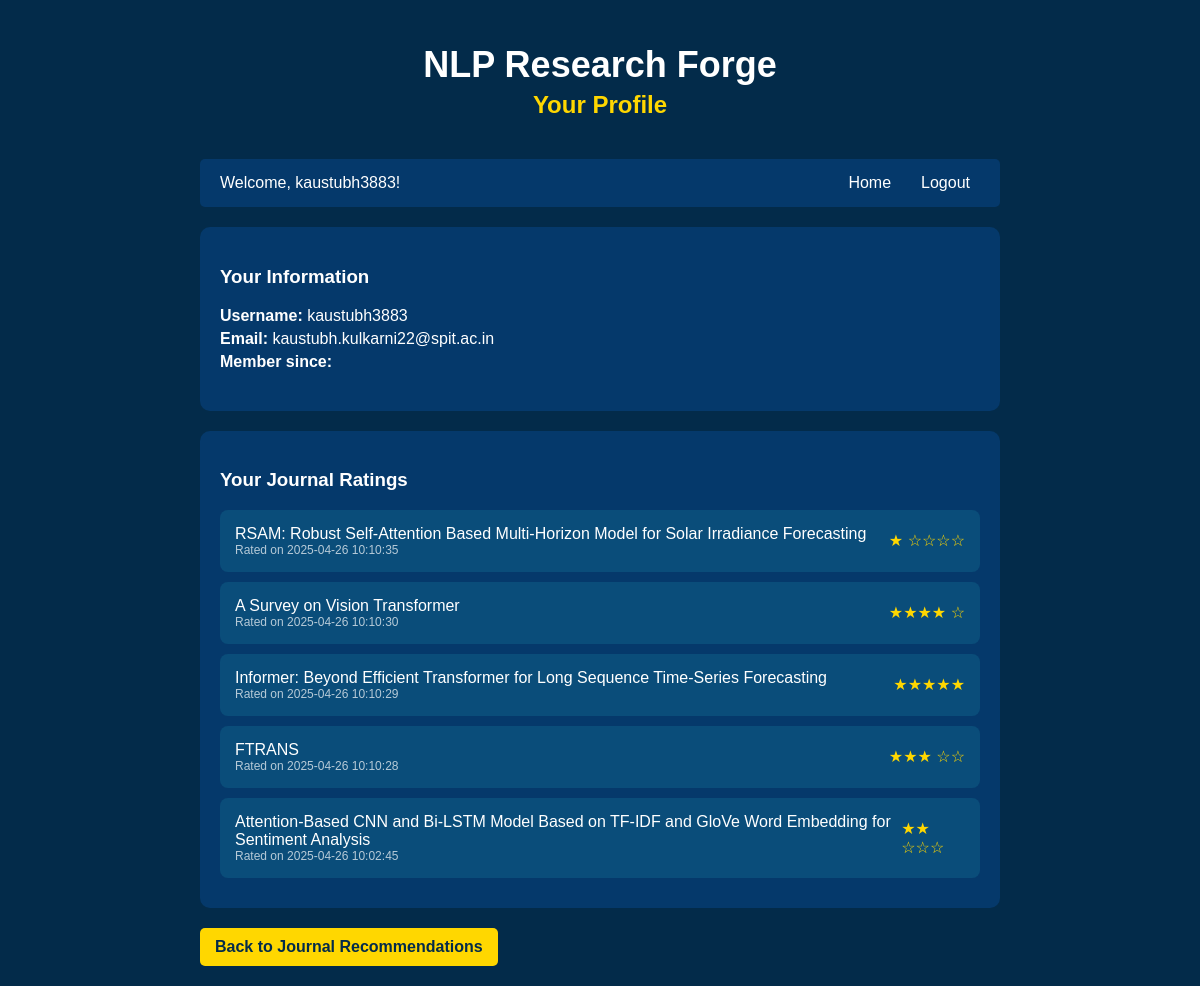
The app's page /profile (signed in), older data.
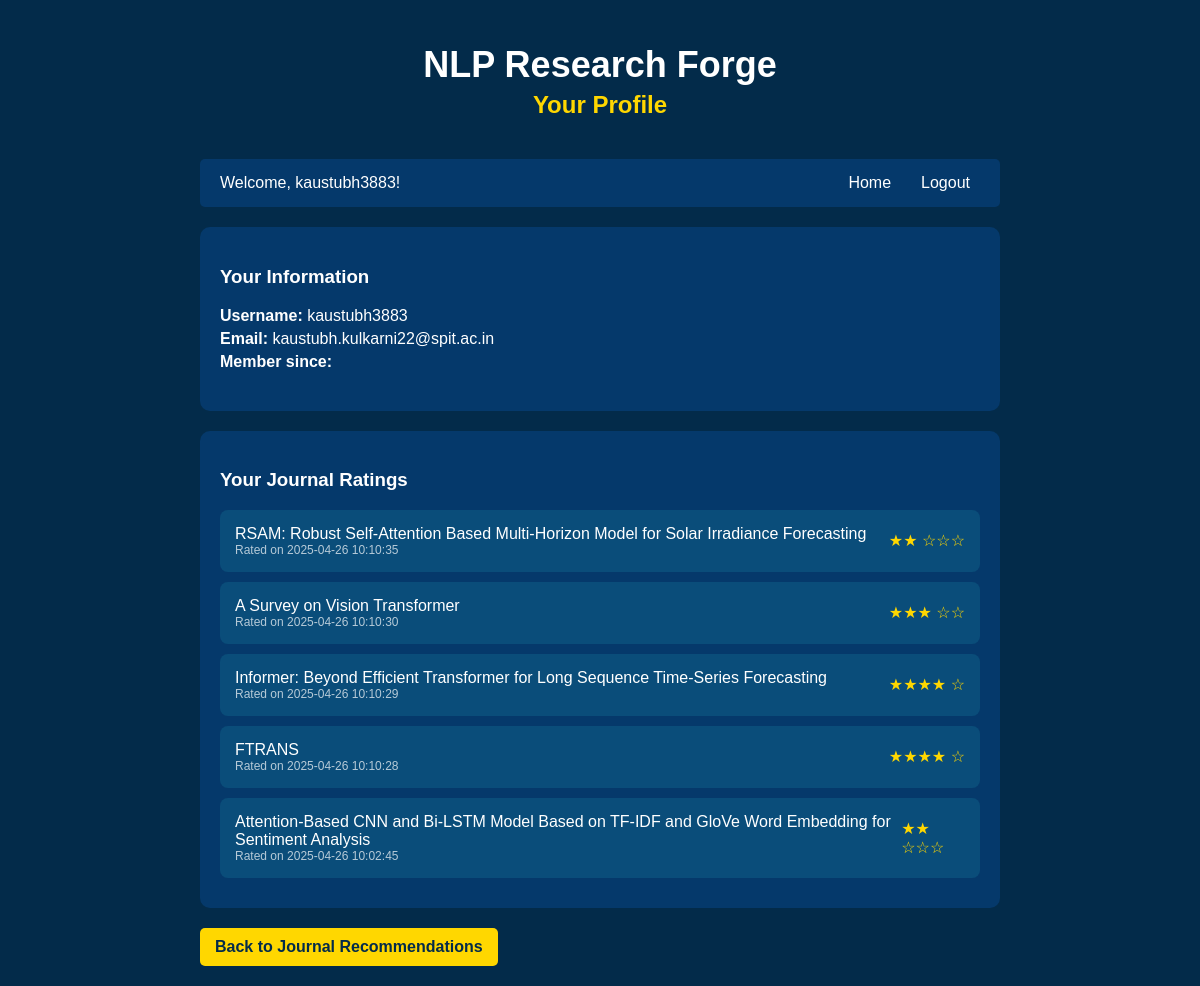
The same page, newer data.
### tables this page shows
CREATE TABLE users (
        id INTEGER PRIMARY KEY AUTOINCREMENT,
        username TEXT UNIQUE NOT NULL,
        email TEXT UNIQUE NOT NULL,
        password_hash TEXT NOT NULL,
        created_at TIMESTAMP DEFAULT CURRENT_TIMESTAMP
    );

CREATE TABLE ratings (
        id INTEGER PRIMARY KEY AUTOINCREMENT,
        user_id INTEGER NOT NULL,
        journal_name TEXT NOT NULL,
        rating INTEGER NOT NULL,
        created_at TIMESTAMP DEFAULT CURRENT_TIMESTAMP,
        FOREIGN KEY (user_id) REFERENCES users (id)
    );

### app.py (the view)
@app.route('/profile')
@login_required
def profile():
    user = current_user
    ratings = get_user_ratings(user.id)
    paper_ratings = get_user_paper_ratings(user.id)
    return render_template('profile.html', user=user, ratings=ratings, paper_ratings=paper_ratings)

### app.py (called while the page is built)
def get_db_connection():
    conn = sqlite3.connect('journal_recommender.db')
    conn.row_factory = sqlite3.Row
    return conn

def get_user_paper_ratings(user_id):
    conn = get_db_connection()
    cursor = conn.cursor()
    cursor.execute(
        "SELECT paper_title, paper_abstract, rating, created_at FROM paper_ratings WHERE user_id = ? ORDER BY created_at DESC",
        (user_id,)
    )
    ratings = cursor.fetchall()
    conn.close()
    return ratings

@login_manager.user_loader
def load_user(user_id):
    conn = get_db_connection()
    cursor = conn.cursor()
    cursor.execute("SELECT id, username, email FROM users WHERE id = ?", (user_id,))
    user_data = cursor.fetchone()
    conn.close()
    if user_data:
        return User(user_data['id'], user_data['username'], user_data['email'])
    return None

def get_user_ratings(user_id):
    conn = get_db_connection()
    cursor = conn.cursor()
    cursor.execute(
        "SELECT journal_name, rating, created_at FROM ratings WHERE user_id = ? ORDER BY created_at DESC",
        (user_id,)
    )
    ratings = cursor.fetchall()
    conn.close()
    return ratings

### templates/profile.html (shortened to what this page needs)
<!DOCTYPE html>
<html lang="en">
<head>
</head>
<body>
    <header>
        <h1>NLP Research Forge</h1>
        <h2>Your Profile</h2>
    </header>
    <div class="nav-bar">
        <div class="user-welcome">Welcome, {{ user.username }}!</div>
        <div class="nav-links">
            <a href="{{ url_for('index') }}" class="nav-link">Home</a>
            <a href="{{ url_for('logout') }}" class="nav-link">Logout</a>
        </div>
    </div>
    <div class="profile-section">
        <h3>Your Information</h3>
        <div class="user-info">
            <p><strong>Username:</strong> {{ user.username }}</p>
            <p><strong>Email:</strong> {{ user.email }}</p>
            <p><strong>Member since:</strong> {{ user.created_at }}</p>
        </div>
    </div>
    <div class="ratings-section">
        <h3>Your Journal Ratings</h3>
        {% if ratings %}
            {% for rating in ratings %}
                <div class="rating-item">
                    <div>
                        <div>{{ rating.journal_name }}</div>
                        <div class="timestamp">Rated on {{ rating.created_at }}</div>
                    </div>
                    <div class="stars">
                        {% for i in range(rating.rating) %}★{% endfor %}
                        {% for i in range(5 - rating.rating) %}☆{% endfor %}
                    </div>
                </div>
            {% endfor %}
        {% else %}
            <p>You haven't rated any journals yet.</p>
        {% endif %}
    </div>
    <a href="{{ url_for('index') }}" class="back-button">Back to Journal Recommendations</a>
</body>
</html>

### templates/profile.html (style rules this page uses)
body { font-family: 'Arial', sans-serif; background-color: #032b4a; color: white; max-width: 800px; margin: 0 auto; padding: 20px; }
header { text-align: center; margin-bottom: 40px; }
h1 { color: white; font-size: 36px; margin-bottom: 5px; }
h2 { color: #ffd700; margin-top: 0; }
.profile-section { background-color: #05396b; padding: 20px; border-radius: 10px; margin-bottom: 20px; }
.ratings-section { background-color: #05396b; padding: 20px; border-radius: 10px; }
.rating-item { background-color: #0a4d7a; padding: 15px; margin-bottom: 10px; border-radius: 8px; display: flex; justify-content: space-between; align-items: center; }
.stars { color: #ffd700; }
.back-button { background-color: #ffd700; color: #032b4a; border: none; padding: 10px 15px; border-radius: 5px; font-weight: bold; cursor: pointer; text-decoration: none; display: inline-block; margin-top: 20px; }
.nav-bar { display: flex; justify-content: space-between; align-items: center; margin-bottom: 20px; background-color: #05396b; padding: 10px 20px; border-radius: 5px; }
.nav-links { display: flex; gap: 10px; }
.nav-link { color: white; text-decoration: none; padding: 5px 10px; border-radius: 3px; transition: background-color 0.3s; }
.user-info { margin-bottom: 20px; }
.user-info p { margin: 5px 0; }
.timestamp { font-size: 12px; color: rgba(255, 255, 255, 0.7); }

Row changes from the older to the newer data that the page shows:
changed ratings (number 1 of 5 on the later page): rating 1 → 2 (drawn)
changed ratings "A Survey on Vision Transformer": rating 4 → 3 (drawn)
changed ratings "Informer: Beyond Efficient Transformer for Long Sequence Time-Series Forecasting": rating 5 → 4 (drawn)
changed ratings "FTRANS": rating 3 → 4 (drawn)
